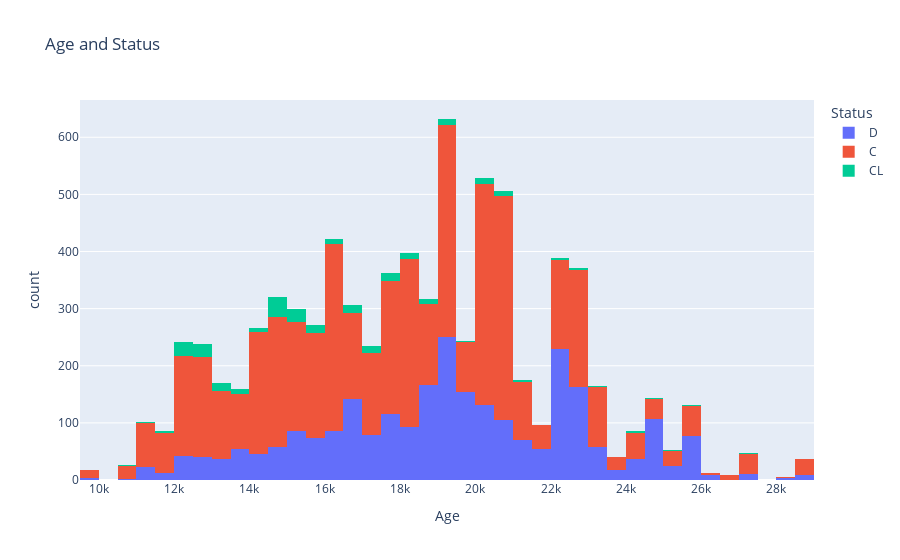

Source (notebook cell):
### Code cell
fig = px.histogram(df, x='Age',
                  color='Status',
                  title= 'Age and Status')
fig.show()

### Figure 1 — Plotly figure (JSON) as saved in the notebook; plotly's stock layout.template omitted (floating-point values rounded to 4 significant figures; data arrays with more than 128 entries replaced by an {"elided": "..."} marker saying what was removed)
{"data": [{"alignmentgroup": "True", "bingroup": "x", "hovertemplate": "Status=D<br>Age=%{x}<br>count=%{y}<extra></extra>", "legendgroup": "D", "marker": {"color": "#636efa", "pattern": {"shape": ""}}, "name": "D", "offsetgroup": "D", "orientation": "v", "showlegend": true, "type": "histogram", "x": {"elided": "2665 int values"}, "xaxis": "x", "yaxis": "y"}, {"alignmentgroup": "True", "bingroup": "x", "hovertemplate": "Status=C<br>Age=%{x}<br>count=%{y}<extra></extra>", "legendgroup": "C", "marker": {"color": "#EF553B", "pattern": {"shape": ""}}, "name": "C", "offsetgroup": "C", "orientation": "v", "showlegend": true, "type": "histogram", "x": {"elided": "4965 int values"}, "xaxis": "x", "yaxis": "y"}, {"alignmentgroup": "True", "bingroup": "x", "hovertemplate": "Status=CL<br>Age=%{x}<br>count=%{y}<extra></extra>", "legendgroup": "CL", "marker": {"color": "#00cc96", "pattern": {"shape": ""}}, "name": "CL", "offsetgroup": "CL", "orientation": "v", "showlegend": true, "type": "histogram", "x": {"elided": "275 int values"}, "xaxis": "x", "yaxis": "y"}], "layout": {"barmode": "relative", "legend": {"title": {"text": "Status"}, "tracegroupgap": 0}, "title": {"text": "Age and Status"}, "xaxis": {"anchor": "y", "domain": [0, 1], "title": {"text": "Age"}}, "yaxis": {"anchor": "x", "domain": [0, 1], "title": {"text": "count"}}}}
